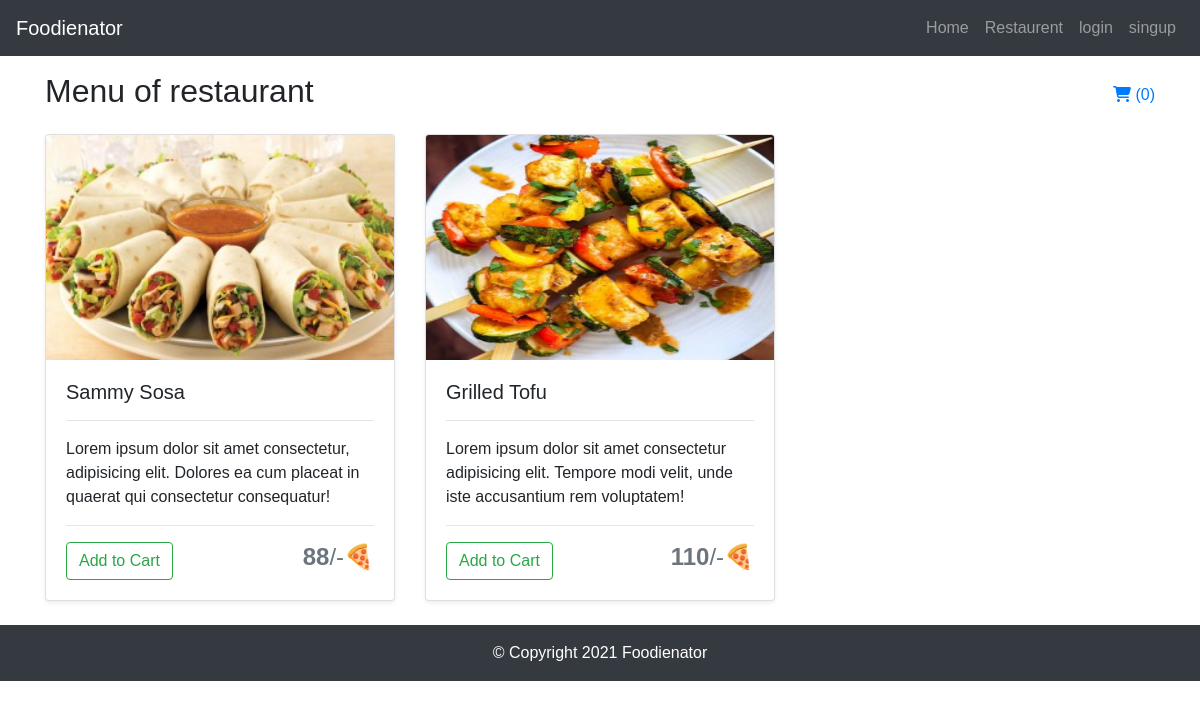
The app's page /dish/list/3 with its own data.
### tables this page shows
CREATE TABLE `dishesh` (
  `d_id` int(11) NOT NULL,
  `r_id` int(11) NOT NULL,
  `name` varchar(255) NOT NULL,
  `about` varchar(255) NOT NULL,
  `price` float NOT NULL,
  `img` text NOT NULL
);

### application/controllers/Dish.php (called while the page is built, shortened)
<?php
class Dish extends CI_Controller {
    function __construct(){
        $this->load->library('cart');
    }
    public function list($id) {
        $this->load->model('Menu_model');
        $dishesh = $this->Menu_model->getDishesh($id);
        $data['dishesh'] = $dishesh;
        $this->load->view('front/dish', $data);
    }
}

### index.php (called while the page is built, shortened)
<?php
require_once BASEPATH.'core/CodeIgniter.php';

### application/models/Menu_model.php (called while the page is built, shortened)
<?php
class Menu_model extends CI_Model {
    public function getDishesh($id) {
        $this->db->where('r_id', $id);
        $dish = $this->db->get('dishesh')->result_array();
        return $dish;
    }
}

### application/views/front/dish.php (the view, shortened to what this page needs)
<!DOCTYPE html>
<html lang="en">
<div class="container">
    <div class="my-3 d-flex justify-content-between align-items-center">
        <h2>Menu of restaurant</h2>
        <a href="<?php echo base_url().'cart'; ?>" class="cart-link" title="View cart"><i
                class="fas fa-shopping-cart"></i>
            <span>(<?php echo $this->cart->total_items(); ?>)</span></a>
    </div>
    <div class="row">
        <?php if(!empty($dishesh)) { ?>
        <?php foreach($dishesh as $dish) { ?>
        <div class="col-md-4">
            <div class="card mb-4 shadow-sm">
                <?php $image = $dish['img'];?>
                <img class="bd-placeholder-img card-img-top" width="100%" height="225"
                    src="<?php echo base_url().'public/uploads/dishesh/thumb/'.$image; ?>">
                <div class="card-body">
                    <h5 class="card-title"><?php echo $dish['name']; ?></h5>
                    <hr>
                    <p class="card-text"><?php echo $dish['about']; ?></p>
                    <hr>
                    <div class="d-flex justify-content-between align-items-center">
                        <div class="btn-group">
                            <a href="<?php echo base_url().'Dish/addToCart/'.$dish['d_id']; ?>"
                                class="btn btn-outline-success">Add to
                                Cart</a>
                        </div>
                        <h4 class="text-muted"><b><?php echo $dish['price']; ?></b>/-🍕</h4>
                    </div>
                </div>
            </div>
        </div>
        <?php } ?>
        <?php } else { ?>
        <div class="jumbotron">
            <h1>No records found</h1>
        </div>
        <?php } ?>
    </div>
</div>
</html>

### public/front/css/index.css (style rules this page uses)
body, html { height: 100%; margin: 0; font-family: Arial, Helvetica, sans-serif; }
.bd-placeholder-img { font-size: 1.125rem; text-anchor: middle; -webkit-user-select: none; -moz-user-select: none; -ms-user-select: none; user-select: none; }

### records on screen
dishesh: img (picture), name "Sammy Sosa", about "Lorem ipsum dolor sit amet consectetur, adipisicing elit. Dolores ea cum placeat in quaerat qui consectetur consequatur!", price "88"
dishesh: img (picture), name "Grilled Tofu", about "Lorem ipsum dolor sit amet consectetur adipisicing elit. Tempore modi velit, unde iste accusantium rem voluptatem!", price "110"

### other values on screen
$this->cart->total_items() "0"
